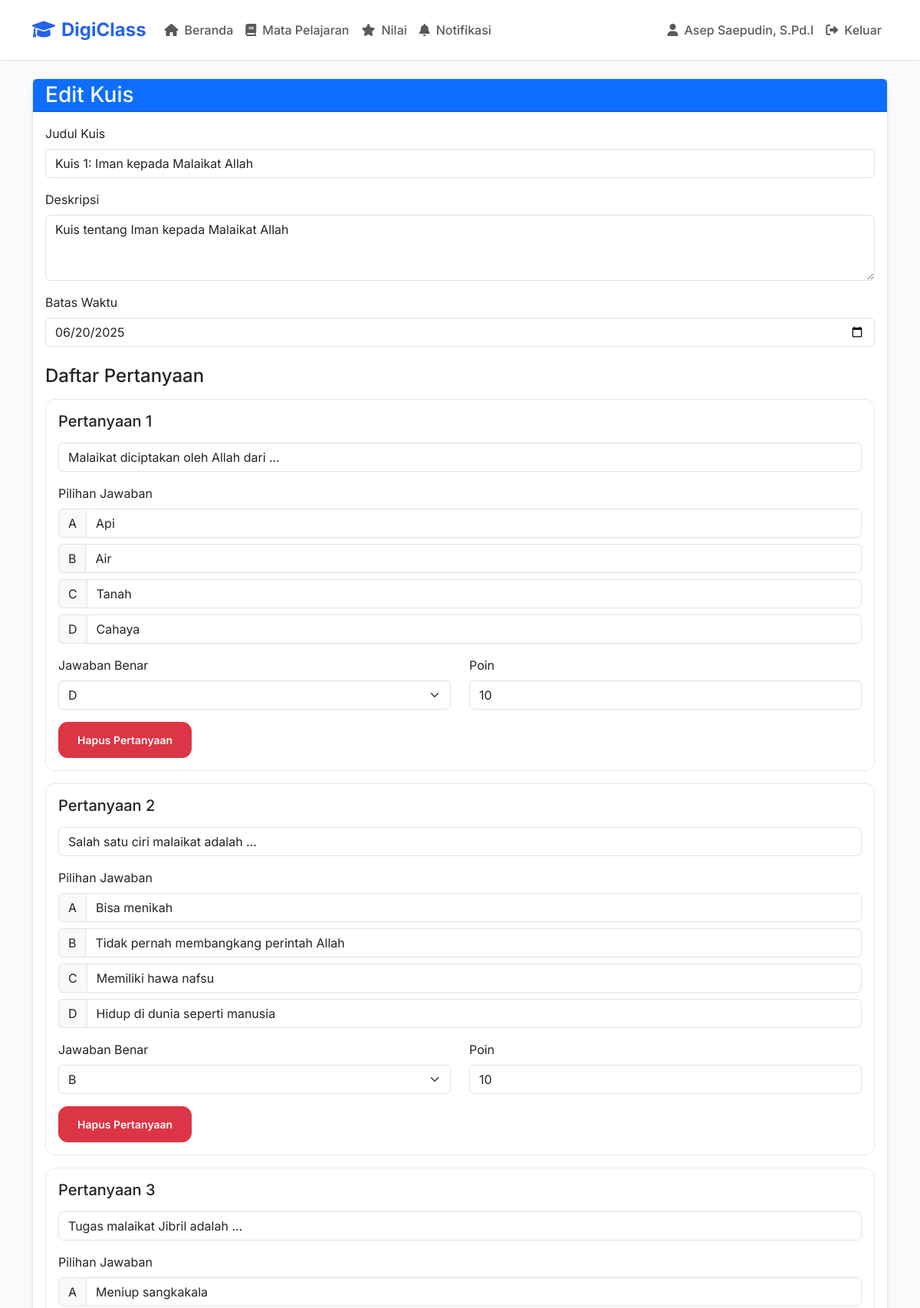
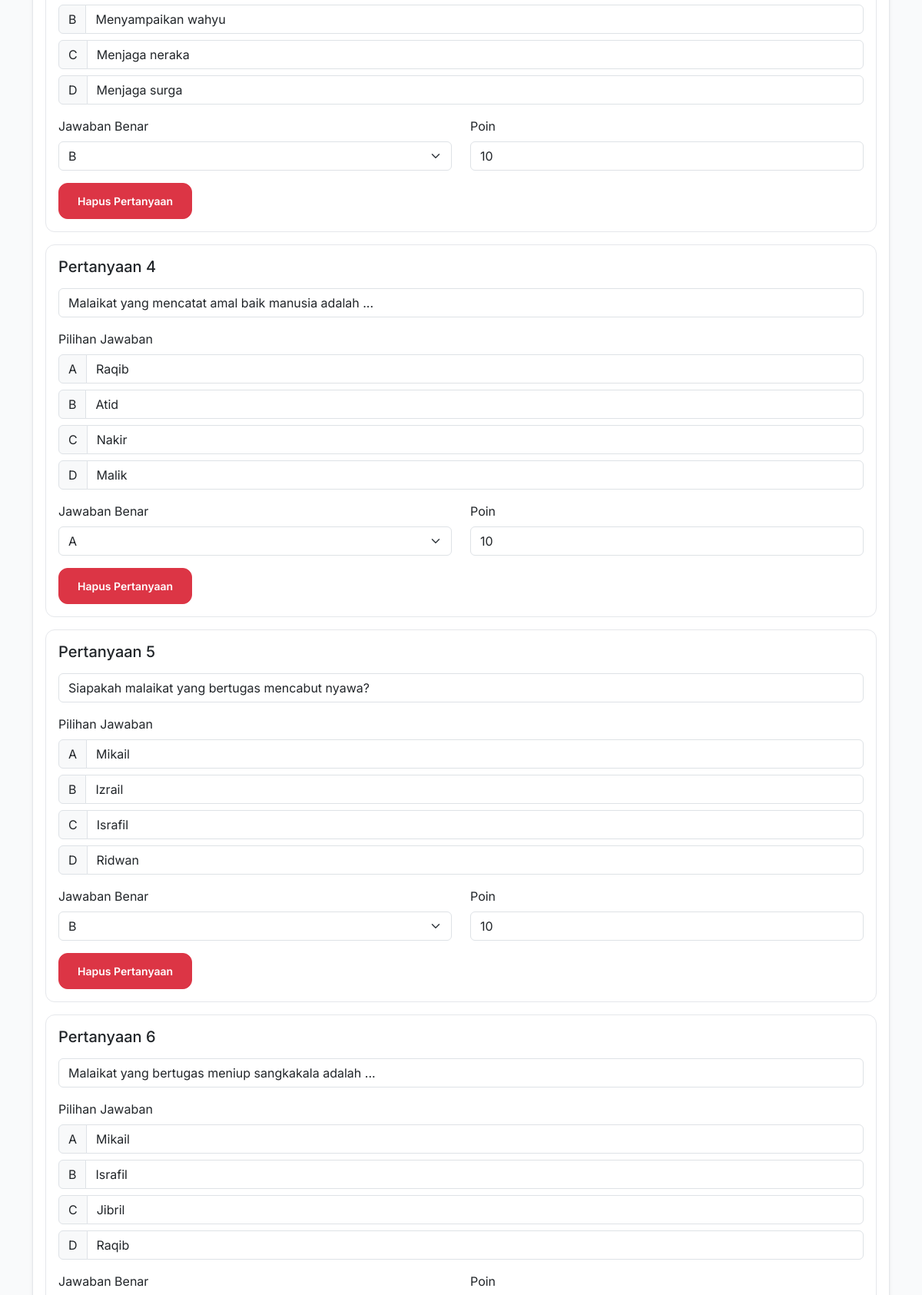
/quiz/1/edit (signed in, upper part), run on the app's committed database (2 pictures, top to bottom).
### app.py (models this page shows, shortened)
class User(UserMixin, db.Model):
    id = db.Column(db.Integer, primary_key=True)
    nisn = db.Column(db.String(20), unique=True)  # Untuk siswa
    nip = db.Column(db.String(20), unique=True)   # Untuk guru
    username = db.Column(db.String(80), unique=True, nullable=False)
    email = db.Column(db.String(120), unique=True, nullable=False)
    password_hash = db.Column(db.String(128))
    role = db.Column(db.String(20), nullable=False, default='siswa')  # 'guru', 'siswa'
    kelas = db.Column(db.String(10))  # Hanya untuk siswa
    profile_photo = db.Column(db.String(255), default='default.jpg')  # Nama file foto profil
    courses = db.relationship('Course', backref='instructor', lazy=True)

class Quiz(db.Model):
    id = db.Column(db.Integer, primary_key=True)
    title = db.Column(db.String(100), nullable=False)
    description = db.Column(db.Text)
    course_id = db.Column(db.Integer, db.ForeignKey('course.id'), nullable=False)
    material_id = db.Column(db.Integer, db.ForeignKey('material.id'), nullable=True)
    due_date = db.Column(db.DateTime)
    created_at = db.Column(db.DateTime, default=datetime.utcnow)
    questions = db.relationship('QuizQuestion', backref='quiz', lazy=True, cascade='all, delete-orphan')

class QuizQuestion(db.Model):
    id = db.Column(db.Integer, primary_key=True)
    quiz_id = db.Column(db.Integer, db.ForeignKey('quiz.id'), nullable=False)
    question = db.Column(db.Text, nullable=False)
    options = db.Column(db.Text, nullable=False)  # JSON string of options
    correct_answer = db.Column(db.String(255), nullable=False)
    points = db.Column(db.Integer, default=10)
    def get_options(self):
        try:
            return json.loads(self.options)
        except (json.JSONDecodeError, TypeError):
            return []

### app.py (the view, shortened to what this page needs)
@app.route('/quiz/<int:quiz_id>/edit', methods=['GET', 'POST'])
@login_required
def edit_quiz(quiz_id):
    quiz = Quiz.query.get_or_404(quiz_id)
    course = quiz.course
    if current_user.id != course.instructor_id:
        flash('Anda tidak memiliki akses untuk mengedit kuis ini.', 'error')
        return redirect(url_for('view_course', course_id=course.id))
    return render_template('edit_quiz.html', quiz=quiz)

### app.py (called while the page is built)
@app.context_processor
def inject_context():
    return dict(
        current_user=current_user,
        teacher_names=TEACHER_NAMES,
        datetime=datetime,
        date=date
    )

@login_manager.user_loader
def load_user(user_id):
    return User.query.get(int(user_id))

### templates/edit_quiz.html (shortened to what this page needs)
{% extends "base.html" %}
{% block content %}
<div class="container py-4">
    <div class="card shadow-sm">
        <div class="card-header bg-primary text-white py-1">
            <h3 class="mb-0">Edit Kuis</h3>
        </div>
        <div class="card-body">
            <form method="POST" id="quizForm">
                <div class="mb-3">
                    <label for="title" class="form-label">Judul Kuis</label>
                    <input type="text" class="form-control" id="title" name="title" value="{{ quiz.title }}" required>
                </div>
                <div class="mb-3">
                    <label for="description" class="form-label">Deskripsi</label>
                    <textarea class="form-control" id="description" name="description" rows="3" required>{{ quiz.description }}</textarea>
                </div>
                <div class="mb-3">
                    <label for="due_date" class="form-label">Batas Waktu</label>
                    <input type="date" class="form-control" id="due_date" name="due_date" value="{{ quiz.due_date.strftime('%Y-%m-%d') }}" required>
                </div>
                <h4 class="mt-4 mb-3">Daftar Pertanyaan</h4>
                <div id="questions">
                    {% for question in quiz.questions %}
                    <div class="card mb-3 question-card">
                        <div class="card-body">
                            <h5 class="mb-3">Pertanyaan {{ loop.index }}</h5>
                            <div class="mb-3">
                                <input type="text" class="form-control" name="question[]" value="{{ question.question }}" required>
                            </div>
                            <div class="mb-3">
                                <label class="form-label">Pilihan Jawaban</label>
                                <div class="options-container">
                                    {% set opts = question.get_options() %}
                                    <div class="input-group mb-2">
                                        <span class="input-group-text">A</span>
                                        <input type="text" class="form-control" name="options[]" value="{{ opts[0] if opts|length > 0 else '' }}" required>
                                    </div>
                                    <div class="input-group mb-2">
                                        <span class="input-group-text">B</span>
                                        <input type="text" class="form-control" name="options[]" value="{{ opts[1] if opts|length > 1 else '' }}" required>
                                    </div>
                                    <div class="input-group mb-2">
                                        <span class="input-group-text">C</span>
                                        <input type="text" class="form-control" name="options[]" value="{{ opts[2] if opts|length > 2 else '' }}" required>
                                    </div>
                                    <div class="input-group mb-2">
                                        <span class="input-group-text">D</span>
                                        <input type="text" class="form-control" name="options[]" value="{{ opts[3] if opts|length > 3 else '' }}" required>
                                    </div>
                                </div>
                            </div>
                            <div class="row">
                                <div class="col-md-6">
                                    <div class="mb-3">
                                        <label class="form-label">Jawaban Benar</label>
                                        <select class="form-select" name="correct_answer[]" required>
                                            <option value="A" {% if question.correct_answer == 'A' %}selected{% endif %}>A</option>
                                            <option value="B" {% if question.correct_answer == 'B' %}selected{% endif %}>B</option>
                                            <option value="D" {% if question.correct_answer == 'D' %}selected{% endif %}>D</option>
                                        </select>
                                    </div>
                                </div>
                                <div class="col-md-6 mb-3">
                                    <label class="form-label">Poin</label>
                                    <input type="number" class="form-control" name="points[]" value="{{ question.points }}" required>
                                </div>
                            </div>
                            <button type="button" class="btn btn-danger btn-sm remove-question">Hapus Pertanyaan</button>
                        </div>
                    </div>
                    {% endfor %}
                </div>
            </form>
        </div>
        </div>
    </div>
{% endblock %}

### templates/base.html (shortened to what this page needs)
<!DOCTYPE html>
<html lang="id">
<head>
    <link href="https://cdn.jsdelivr.net/npm/bootstrap@5.3.2/dist/css/bootstrap.min.css" rel="stylesheet">
    <link href="https://cdnjs.cloudflare.com/ajax/libs/font-awesome/6.0.0/css/all.min.css" rel="stylesheet">
</head>
<body>
    <nav class="navbar navbar-expand-lg sticky-top">
        <div class="container">
            <a class="navbar-brand" href="{{ url_for('index') }}">
                <i class="fas fa-graduation-cap me-2"></i>DigiClass
            </a>
            <div class="collapse navbar-collapse" id="navbarNav">
                <ul class="navbar-nav me-auto">
                    <li class="nav-item">
                        <a class="nav-link {{ 'active' if request.endpoint == 'index' }}" href="{{ url_for('index') }}">
                            <i class="fas fa-home me-2"></i>Beranda
                        </a>
                    </li>
                    <li class="nav-item">
                        <a class="nav-link {{ 'active' if request.endpoint == 'courses' }}" href="{{ url_for('courses') }}">
                            <i class="fas fa-book me-2"></i>Mata Pelajaran
                        </a>
                    </li>
                    {% if current_user.is_authenticated %}
                    <li class="nav-item">
                        <a class="nav-link {{ 'active' if request.endpoint == 'grades' }}" href="{{ url_for('grades') }}">
                            <i class="fas fa-star me-2"></i>Nilai
                        </a>
                    </li>
                    <li class="nav-item">
                        <a class="nav-link {{ 'active' if request.endpoint == 'notifications' }} position-relative" href="{{ url_for('notifications') }}">
                            <i class="fas fa-bell me-2"></i>Notifikasi
                            {% set unread = current_user.notifications|selectattr('is_read', 'equalto', false)|list|length %}
                        </a>
                    </li>
                    {% endif %}
                </ul>
                <ul class="navbar-nav">
                    {% if current_user.is_authenticated %}
                    <li class="nav-item">
                        <a class="nav-link {{ 'active' if request.endpoint == 'profile' }}" href="{{ url_for('profile') }}">
                            <i class="fas fa-user me-2"></i>{{ current_user.username }}
                        </a>
                    </li>
                    <li class="nav-item">
                        <a class="nav-link" href="{{ url_for('logout') }}">
                            <i class="fas fa-sign-out-alt me-2"></i>Keluar
                        </a>
                    </li>
                    {% else %}
                    <li class="nav-item">
                        <a class="nav-link btn btn-primary text-white ms-2" href="{{ url_for('login') }}">
                            <i class="fas fa-sign-in-alt me-2"></i>Masuk
                        </a>
                    </li>
                    {% endif %}
                </ul>
            </div>
        </div>
    </nav>
    <main class="flex-grow-1">
        {% block content %}{% endblock %}
    </main>
</body>
</html>

### templates/base.html (style rules this page uses)
:root { --primary: #2563eb; --primary-dark: #1d4ed8; --primary-light: #60a5fa; --secondary: #38bdf8; --success: #34d399; --warning: #fbbf24; --danger: #f87171; --dark: #1f2937; --light: #f3f4f6; --white: #ffffff; --body-bg: #f9fafb; --body-color: #1f2937; --border-color: #e5e7eb; --border-radius: 0.75rem; --transition: all 0.3s ease; }
body { font-family: 'Inter', sans-serif; min-height: 100vh; display: flex; flex-direction: column; background-color: var(--body-bg); color: var(--body-color); }
.navbar { background: var(--white); box-shadow: 0 1px 3px rgba(0,0,0,0.1); padding: 1rem 0; }
.navbar-brand { font-weight: 700; font-size: 1.5rem; color: var(--primary) !important; }
.nav-link { font-weight: 500; padding: 0.5rem 1rem; border-radius: var(--border-radius); transition: var(--transition); }
.btn { padding: 0.75rem 1.5rem; border-radius: var(--border-radius); font-weight: 600; transition: var(--transition); }
.card { border: 1px solid var(--border-color); border-radius: var(--border-radius); background: var(--white); transition: var(--transition); }

### data on the page
User: username "Asep Saepudin, S.Pd.I"
Quiz: title "Kuis 1: Iman kepada Malaikat Allah", description "Kuis tentang Iman kepada Malaikat Allah", due_date "06/20/2025"
QuizQuestion: question "Malaikat diciptakan oleh Allah dari ...", opts "Api", opts "Air", opts "Tanah", opts "Cahaya", correct_answer "D", points "10"
QuizQuestion: question "Salah satu ciri malaikat adalah ...", opts "Bisa menikah", opts "Tidak pernah membangkang perintah Allah", opts "Memiliki hawa nafsu", opts "Hidup di dunia seperti manusia", correct_answer "B", points "10"
QuizQuestion: question "Tugas malaikat Jibril adalah ...", opts "Meniup sangkakala", opts "Menyampaikan wahyu", opts "Menjaga neraka", opts "Menjaga surga", correct_answer "B", points "10"
QuizQuestion: question "Malaikat yang mencatat amal baik manusia adalah ...", opts "Raqib", opts "Atid", opts "Nakir", opts "Malik", correct_answer "A", points "10"
QuizQuestion: question "Siapakah malaikat yang bertugas mencabut nyawa?", opts "Mikail", opts "Izrail", opts "Israfil", opts "Ridwan", correct_answer "B", points "10"
QuizQuestion: question "Malaikat yang bertugas meniup sangkakala adalah ...", opts "Mikail", opts "Israfil", opts "Jibril", opts "Raqib"
